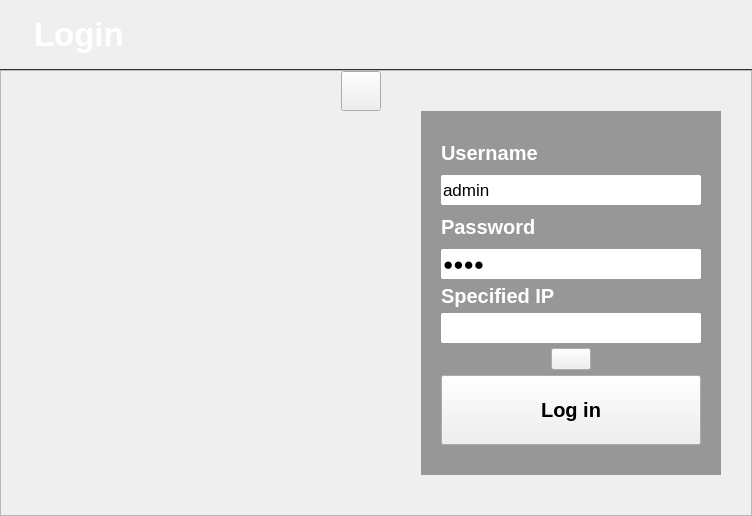
                  <widget class="QWidget" name="Account_login">
                   <property name="styleSheet">
                    <string notr="true">QListWidget{
margin-top:20px;
margin-bottom:20px;
background:rgba(0,0,0,0);
border-style:none;
color:rgba(150,150,150,200);font:bold 15pt Arial
}
QListWidget::Item:selected{color:white;background:rgba(0,0,0,0)}
QListWidget::Item:hover{color:white;background:rgba(0,0,0,0)}
QLabel{color:white;font:bold 15pt Arial}
QPushButton#LoginButton{;font:bold 15pt Arial;}
QComboBox{margin-bottom:5px;font:10pt;height:30px;}
QLineEdit{height:30px;font:13pt Arial;border-radius:2px;}
#loginWidget{			
	background-color: rgba(50, 50, 50, 120);
}</string>
                   </property>
                   <layout class="QVBoxLayout" name="verticalLayout">
                    <property name="spacing">
                     <number>0</number>
                    </property>
                    <property name="leftMargin">
                     <number>0</number>
                    </property>
                    <property name="topMargin">
                     <number>0</number>
                    </property>
                    <property name="rightMargin">
                     <number>0</number>
                    </property>
                    <property name="bottomMargin">
                     <number>0</number>
                    </property>
                    <item>
                     <widget class="QLabel" name="logintitleLabel">
                      <property name="minimumSize">
                       <size>
                        <width>0</width>
                        <height>70</height>
                       </size>
                      </property>
                      <property name="maximumSize">
                       <size>
                        <width>16777215</width>
                        <height>70</height>
                       </size>
                      </property>
                      <property name="styleSheet">
                       <string notr="true">color:white;
border-style:outset;
border-bottom-width:1px;
border-color:rgba(50,50,50,255);
font:bold 25pt Arial;
padding-left:25px;</string>
                      </property>
                      <property name="text">
                       <string>Login</string>
                      </property>
                     </widget>
                    </item>
                    <item>
                     <widget class="QFrame" name="loginframe">
                      <property name="frameShape">
                       <enum>QFrame::StyledPanel</enum>
                      </property>
                      <property name="frameShadow">
                       <enum>QFrame::Raised</enum>
                      </property>
                      <layout class="QHBoxLayout" name="horizontalLayout_11">
                       <property name="spacing">
                        <number>0</number>
                       </property>
                       <property name="leftMargin">
                        <number>30</number>
                       </property>
                       <property name="topMargin">
                        <number>0</number>
                       </property>
                       <property name="rightMargin">
                        <number>30</number>
                       </property>
                       <property name="bottomMargin">
                        <number>0</number>
                       </property>
                       <item>
                        <layout class="QVBoxLayout" name="Account_cameralistlayout">
                         <property name="spacing">
                          <number>10</number>
                         </property>
                         <item alignment="Qt::AlignRight">
                          <widget class="QPushButton" name="Account_camerascanButton">
                           <property name="sizePolicy">
                            <sizepolicy hsizetype="Fixed" vsizetype="Fixed">
                             <horstretch>0</horstretch>
                             <verstretch>0</verstretch>
                            </sizepolicy>
                           </property>
                           <property name="minimumSize">
                            <size>
                             <width>40</width>
                             <height>40</height>
                            </size>
                           </property>
                           <property name="styleSheet">
                            <string notr="true">QPushButton#Account_camerascanButton{
	border-image: url(:/image/source/sync.png);}
QPushButton#Account_camerascanButton:hover{
border-image: url(:/image/source/sync_active.png);}
QPushButton#Account_camerascanButton:pressed{
border-image: url(:/image/source/sync_active.png);}</string>
                           </property>
                           <property name="text">
                            <string/>
                           </property>
                          </widget>
                         </item>
                         <item>
                          <widget class="QListWidget" name="Account_cameralist">
                           <property name="sizePolicy">
                            <sizepolicy hsizetype="Preferred" vsizetype="Expanding">
                             <horstretch>0</horstretch>
                             <verstretch>0</verstretch>
                            </sizepolicy>
                           </property>
                           <property name="minimumSize">
                            <size>
                             <width>350</width>
                             <height>0</height>
                            </size>
                           </property>
                           <property name="focusPolicy">
                            <enum>Qt::NoFocus</enum>
                           </property>
                           <property name="styleSheet">
                            <string notr="true"/>
                           </property>
                          </widget>
                         </item>
                        </layout>
                       </item>
                       <item>
                        <spacer name="Account_horizontalSpacer">
                         <property name="orientation">
                          <enum>Qt::Horizontal</enum>
                         </property>
                         <property name="sizeHint" stdset="0">
                          <size>
                           <width>40</width>
                           <height>20</height>
                          </size>
                         </property>
                        </spacer>
                       </item>
                       <item>
                        <layout class="QVBoxLayout" name="LoginLayout">
                         <property name="spacing">
                          <number>0</number>
                         </property>
                         <item>
                          <spacer name="Account_verticalSpacer">
                           <property name="orientation">
                            <enum>Qt::Vertical</enum>
                           </property>
                           <property name="sizeHint" stdset="0">
                            <size>
                             <width>20</width>
                             <height>40</height>
                            </size>
                           </property>
                          </spacer>
                         </item>
                         <item>
                          <widget class="QWidget" name="loginWidget" native="true">
                           <property name="sizePolicy">
                            <sizepolicy hsizetype="Fixed" vsizetype="Fixed">
                             <horstretch>0</horstretch>
                             <verstretch>0</verstretch>
                            </sizepolicy>
                           </property>
                           <property name="minimumSize">
                            <size>
                             <width>300</width>
                             <height>0</height>
                            </size>
                           </property>
                           <property name="maximumSize">
                            <size>
                             <width>300</width>
                             <height>66535</height>
                            </size>
                           </property>
                           <property name="styleSheet">
                            <string notr="true"/>
                           </property>
                           <layout class="QVBoxLayout" name="verticalLayout_2" stretch="0,0,0,0,0">
                            <property name="spacing">
                             <number>5</number>
                            </property>
                            <property name="leftMargin">
                             <number>20</number>
                            </property>
                            <property name="topMargin">
                             <number>30</number>
                            </property>
                            <property name="rightMargin">
                             <number>20</number>
                            </property>
                            <property name="bottomMargin">
                             <number>30</number>
                            </property>
                            <item>
                             <layout class="QFormLayout" name="loginformLayout">
                              <property name="rowWrapPolicy">
                               <enum>QFormLayout::WrapAllRows</enum>
                              </property>
                              <property name="labelAlignment">
                               <set>Qt::AlignBottom|Qt::AlignLeading|Qt::AlignLeft</set>
                              </property>
                              <property name="formAlignment">
                               <set>Qt::AlignBottom|Qt::AlignLeading|Qt::AlignLeft</set>
                              </property>
                              <property name="horizontalSpacing">
                               <number>6</number>
                              </property>
                              <property name="verticalSpacing">
                               <number>10</number>
                              </property>
                              <item row="0" column="0">
                               <widget class="QLabel" name="usernameLabel">
                                <property name="text">
                                 <string>Username</string>
                                </property>
                               </widget>
                              </item>
                              <item row="0" column="1">
                               <widget class="QLineEdit" name="usernameLineEdit">
                                <property name="text">
                                 <string>admin</string>
                                </property>
                               </widget>
                              </item>
                              <item row="1" column="0">
                               <widget class="QLabel" name="passwordLabel">
                                <property name="text">
                                 <string>Password</string>
                                </property>
                               </widget>
                              </item>
                              <item row="1" column="1">
                               <widget class="QLineEdit" name="passwordLineEdit">
                                <property name="text">
                                 <string>9999</string>
                                </property>
                                <property name="echoMode">
                                 <enum>QLineEdit::Password</enum>
                                </property>
                               </widget>
                              </item>
                             </layout>
                            </item>
                            <item>
                             <widget class="QLabel" name="LoginSpecifiedIPLabel">
                              <property name="text">
                               <string>Specified IP</string>
                              </property>
                             </widget>
                            </item>
                            <item>
                             <widget class="LineEdit" name="LoginSpecifiedIPlineEdit"/>
                            </item>
                            <item alignment="Qt::AlignHCenter">
                             <widget class="QPushButton" name="LoginSpecifiedIPButton">
                              <property name="sizePolicy">
                               <sizepolicy hsizetype="Fixed" vsizetype="Fixed">
                                <horstretch>0</horstretch>
                                <verstretch>0</verstretch>
                               </sizepolicy>
                              </property>
                              <property name="minimumSize">
                               <size>
                                <width>20</width>
                                <height>10</height>
                               </size>
                              </property>
                              <property name="styleSheet">
                               <string notr="true">QPushButton#LoginSpecifiedIPButton{
	border-image: url(:/image/source/downarrow.png);}
QPushButton#LoginSpecifiedIPButton:hover{
border-image: url(:/image/source/downarrow_active.png);}
QPushButton#LoginSpecifiedIPButton:pressed{
border-image: url(:/image/source/downarrow_active.png);}</string>
                              </property>
                              <property name="text">
                               <string/>
                              </property>
                             </widget>
                            </item>
                            <item>
                             <widget class="QPushButton" name="LoginButton">
                              <property name="sizePolicy">
                               <sizepolicy hsizetype="Expanding" vsizetype="Fixed">
                                <horstretch>0</horstretch>
                                <verstretch>0</verstretch>
                               </sizepolicy>
                              </property>
                              <property name="minimumSize">
                               <size>
                                <width>0</width>
                                <height>70</height>
                               </size>
                              </property>
                              <property name="styleSheet">
                               <string notr="true"/>
                              </property>
                              <property name="text">
                               <string>Log in</string>
                              </property>
                             </widget>
                            </item>
                           </layout>
                          </widget>
                         </item>
                         <item>
                          <spacer name="Account_verticalSpacer_2">
                           <property name="orientation">
                            <enum>Qt::Vertical</enum>
                           </property>
                           <property name="sizeHint" stdset="0">
                            <size>
                             <width>20</width>
                             <height>40</height>
                            </size>
                           </property>
                          </spacer>
                         </item>
                        </layout>
                       </item>
                      </layout>
                     </widget>
                    </item>
                   </layout>
                  </widget>
